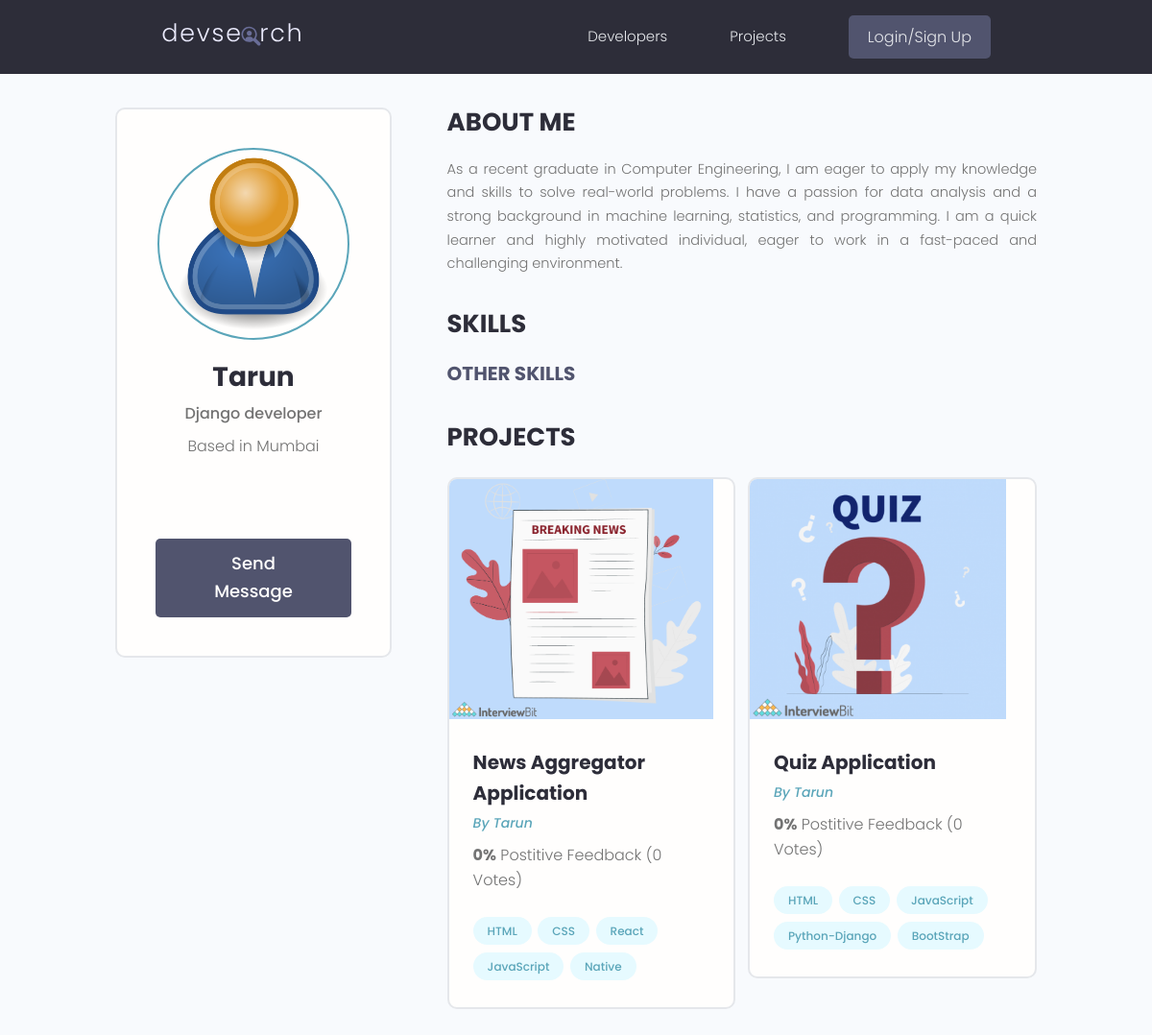
The page /profile/ad960a92-3f54-4f88-9fb6-5a52ba676c4b/ on the database as committed earlier.
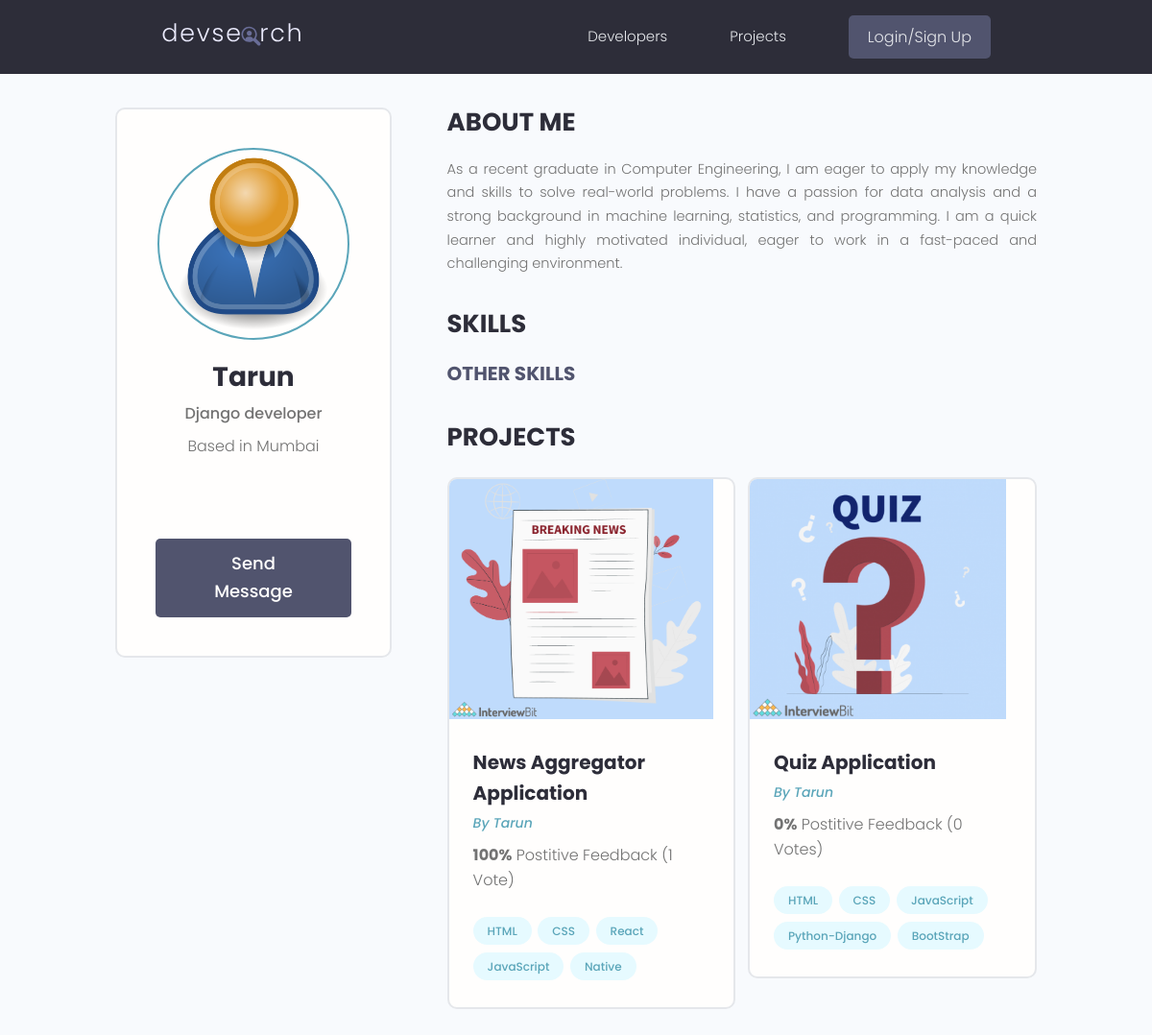
The same page on the database as committed later.
### projects/models.py (models this page shows, shortened)
class Project(models.Model):
    owner = models.ForeignKey(
        Profile, null=True, blank=True, on_delete=models.CASCADE)
    title = models.CharField(max_length=200)
    description = models.TextField(null=True, blank=True)
    featured_image = models.ImageField(
        null=True, blank=True, default="default.jpg")
    demo_link = models.CharField(max_length=2000, null=True, blank=True)
    source_link = models.CharField(max_length=2000, null=True, blank=True)
    tags = models.ManyToManyField('Tag', blank=True)
    vote_total = models.IntegerField(default=0, null=True, blank=True)
    vote_ratio = models.IntegerField(default=0, null=True, blank=True)
    created = models.DateTimeField(auto_now_add=True)
    id = models.UUIDField(default=uuid.uuid4, unique=True,
                          primary_key=True, editable=False)
    class Meta:
        ordering = ['-vote_ratio', '-vote_total', 'title']
    @property
    def imageURL(self):
        try:
            url = self.featured_image.url
        except:
            url = ''
        return url

### users/models.py (models this page shows, shortened)
class Profile(models.Model):
    user = models.OneToOneField(
        User, on_delete=models.CASCADE, null=True, blank=True)
    name = models.CharField(max_length=200, blank=True, null=True)
    email = models.EmailField(max_length=500, blank=True, null=True)
    username = models.CharField(max_length=200, blank=True, null=True)
    location = models.CharField(max_length=200, blank=True, null=True)
    short_intro = models.CharField(max_length=200, blank=True, null=True)
    bio = models.TextField(blank=True, null=True)
    profile_image = models.ImageField(
        null=True, blank=True, upload_to='profiles/', default="profiles/user-default.png")
    social_github = models.CharField(max_length=200, blank=True, null=True)
    social_twitter = models.CharField(max_length=200, blank=True, null=True)
    social_linkedin = models.CharField(max_length=200, blank=True, null=True)
    social_youtube = models.CharField(max_length=200, blank=True, null=True)
    social_website = models.CharField(max_length=200, blank=True, null=True)
    created = models.DateTimeField(auto_now_add=True)
    id = models.UUIDField(default=uuid.uuid4, unique=True,
                          primary_key=True, editable=False)
    class Meta:
        ordering = ['created']
    @property
    def imageURL(self):
        try:
            url = self.profile_image.url
        except:
            url = ''
        return url

### users/views.py (the view)
# urls.py: path('profile/<str:pk>/', views.userProfile, name="user-profile"),
def userProfile(request, pk):
    profile = Profile.objects.get(id=pk)
    topSkills = profile.skill_set.exclude(description__exact="")
    otherSkills = profile.skill_set.filter(description="")
    context = {'profile': profile, 'topSkills': topSkills,
               "otherSkills": otherSkills}
    return render(request, 'users/user-profile.html', context)

### projects/models.py (called while the page is built)
    def __str__(self):
        return self.name

### users/templates/users/user-profile.html (shortened to what this page needs)
{% extends 'main.html' %}
{% block content %}
<main class="profile my-md">
    <div class="container">
        <div class="layout">
            <div class="column column--1of3">
                <div class="card text-center">
                    <div class="card__body dev">
                        <img class="avatar avatar--xl" src="{{ profile.imageURL }}" />
                        <h2 class="dev__name">{{profile.name}}</h2>
                        <p class="dev__title">{{profile.short_intro}}</p>
                        <p class="dev__location">Based in {{profile.location}}</p>
                        <ul class="dev__social">
                        </ul>
                        {% if request.user.profile.id != profile.id %}
                        <a href="{% url 'create-message' profile.id %}" class="btn btn--sub btn--lg">Send Message </a>
                        {% endif %}
                    </div>
                </div>
            </div>
            <div class="column column--2of3">
                <div class="devInfo">
                    <h3 class="devInfo__title">About Me</h3>
                    <p class="devInfo__about">{{profile.bio}}</p>
                </div>
                <div class="devInfo">
                    <h3 class="devInfo__title">Skills</h3>
                    <div class="devInfo__skills">
                        <h3 class="devInfo__subtitle">Other Skills</h3>
                    </div>
                </div>
                <div class="devInfo">
                    <h3 class="devInfo__title">Projects</h3>
                    <div class="grid grid--two">
                        {% for project in profile.project_set.all %}
                        <div class="column">
                            <div class="card project">
                                <a href="{% url 'project' project.id %}" class="project">
                                    <img class="project__thumbnail" src="{{project.imageURL}}"
                                        alt="project thumbnail" />
                                    <div class="card__body">
                                        <h3 class="project__title">{{project.title}}</h3>
                                        <p><a class="project__author"
                                                href="{% url 'user-profile' project.owner.id %}">By
                                                {{project.owner.name}}</a>
                                        </p>
                                        <p class="project--rating">
                                            <span style="font-weight: bold;">{{project.vote_ratio}}%</span> Postitive
                                            Feedback ({{project.vote_total}} Vote{{project.vote_total|pluralize:"s"}})
                                        </p>
                                        <div class="project__tags">
                                            {% for tag in project.tags.all %}
                                            <span class="tag tag--pill tag--main">
                                                <small>{{tag}}</small>
                                            </span>
                                            {% endfor %}
                                        </div>
                                    </div>
                                </a>
                            </div>
                        </div>
                        {% endfor %}
                    </div>
                </div>
            </div>
        </div>
    </div>
</main>
{% endblock content %}

Rows that differ between the two databases and show on the page:
changed Project "News Aggregator Application": vote_ratio "0" → "100"; vote_total "0" → "1"
